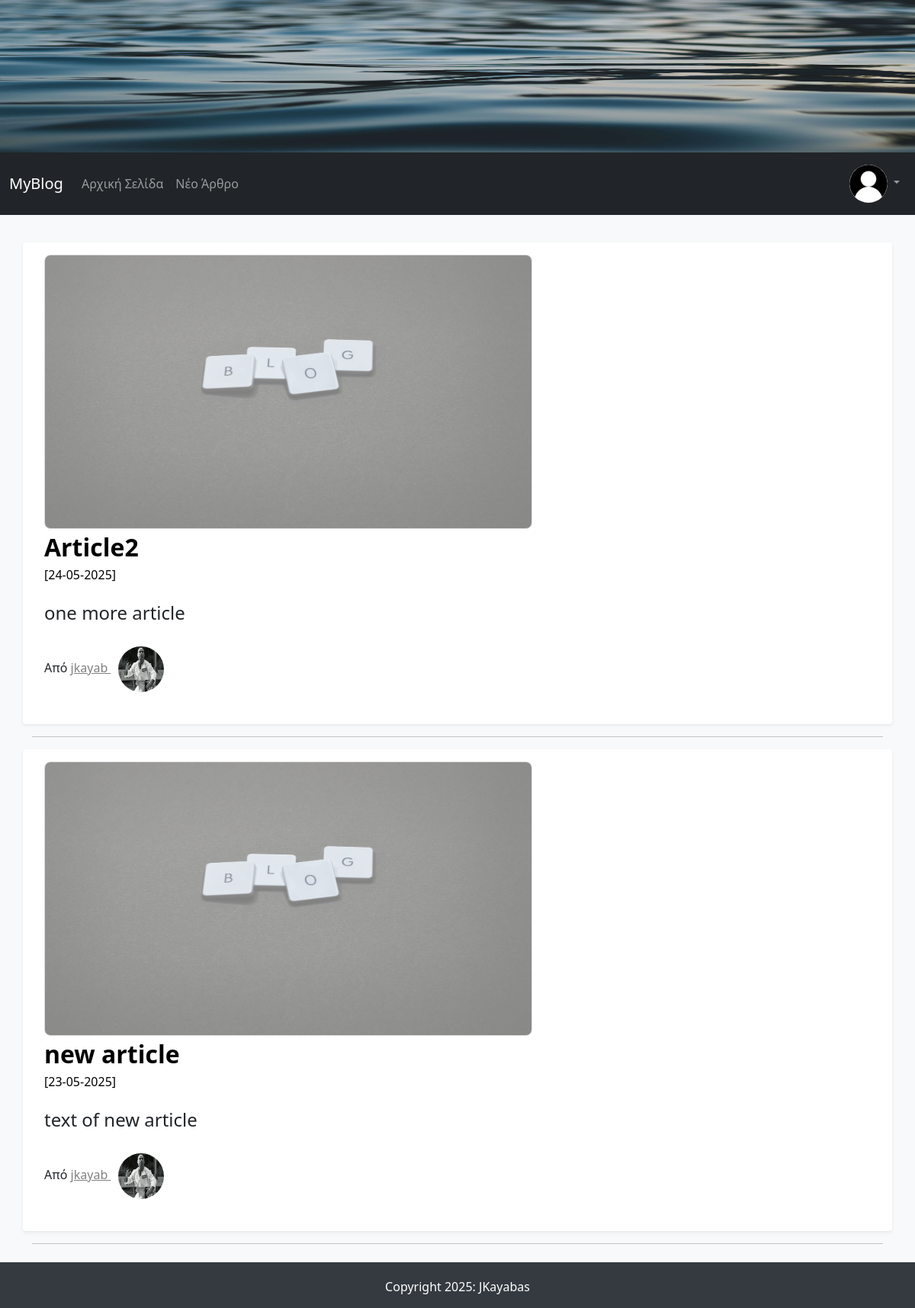
Screenshot of / (signed in) with the database file from the repository.
### FlaskBlogApp/models.py (models this page shows, shortened)
class User(db.Model, UserMixin):
    id = db.Column(db.Integer, primary_key=True)
    username = db.Column(db.String(15), unique=True, nullable=False)
    email = db.Column(db.String(150), unique=True, nullable=False)
    password = db.Column(db.String(36), nullable=False)
    profile_image = db.Column(db.String(30), default ='default_profile_image.jpg')
    articles = db.relationship('Article', backref='author', lazy=True)

class Article(db.Model):
    id = db.Column(db.Integer, primary_key = True)
    article_title = db.Column(db.String(50), nullable=False)
    article_body  = db.Column(db.Text(), nullable=False)
    article_image = db.Column(db.String(30), default ='default_article_image.jpg')
    date_created = db.Column(db.DateTime, nullable=False, default=datetime.utcnow)
    user_id = db.Column(db.Integer, db.ForeignKey('user.id'), nullable=False)

### FlaskBlogApp/routes.py (the view)
@app.route("/index/")
@app.route("/")
def root():
    articles = Article.query.order_by(Article.date_created.desc())
    return render_template("index.html", articles=articles)

### FlaskBlogApp/models.py (called while the page is built)
@login_manager.user_loader
def load_user(user_id):
    return User.query.get(int(user_id))

### FlaskBlogApp/templates/index.html (shortened to what this page needs)
{% extends "base.html" %}
{% block content %}
{% if articles %}
    {% for article in articles %}
        <div class="row my-3 p-3 bg-body rounded shadow-sm">
          <div class="col col-md-12">
            {% if article.article_image %}
              <img src="{{ url_for('static', filename='images/articles_images/'+article.article_image) }}" alt="" class="img-responsive a_image" width="640px" height="360px">
            {% endif %}
          </div>
          <div class="col col-md-12">
            <div class="main-article-title">
              <a class="article_title" href="{{ url_for('full_article',article_id=article.id) }}">{{ article.article_title | safe }}</a>
            </div>
            <small class="article_date">[{{ article.date_created.strftime('%d-%m-%Y') }}]</small>
            <p class="main-article-partial-text">
              {{ article.article_body | truncate(255) | safe }}
            </p>
            <p class="">Από
              <span>
                <a class="author-name" href="#"> {{ article.author.username }}
                  <img class="rounded-circle profile-image" alt="{{ article.author.username }}" src="{{ url_for('static', filename='images/profiles_images/'+article.author.profile_image) }}" data-holder-rendered="true" data-bs-toggle="tooltip" data-bs-placement="top" title="{{ article.author.username }}">
                </a>
              </span>
            </p>
          </div>
        </div>
        <hr>
    {% endfor %}
{% endif %}
{% endblock content %}

### FlaskBlogApp/templates/navbar.html (shortened to what this page needs)
<nav class="navbar navbar-expand-lg navbar-dark bg-dark">
  <div class="container-fluid">
    <a class="navbar-brand" href="/">MyBlog</a>
    <div class="collapse navbar-collapse" id="navbarNav">
      <ul class="navbar-nav me-auto mb-2 mb-lg-0">
        <li class="nav-item">
          <a class="nav-link" aria-current="page" href="/">Αρχική Σελίδα</a>
        </li>
        <li class="nav-item">
          <a class="nav-link" href="/new_article/">Νέο Άρθρο</a>
        </li>
      </ul>
      <ul class="nav navbar-nav navbar-right">
        {% if current_user.is_authenticated %}
          <li class="nav-item dropdown">
            <a class="nav-link dropdown-toggle" href="#" id="navbarDropdown" role="button"
               data-bs-toggle="dropdown" aria-expanded="false">
              <img class="rounded-circle navbar-profile-image" src="{{ url_for('static',
              filename='images/profiles_images/'+current_user.profile_image) }}" alt="{{current_user.username }}" data-holder-rendered="true" data-bs-toggle="tooltip" data-bs-placement="top" title='{{current_user.username }}'>
            </a>
          </li>
      </ul>
        {% endif %}
    </div>
  </div>
</nav>

### FlaskBlogApp/static/css/styles.css (style rules this page uses)
body { background-color: #f8f9fa; }
.main-article-title { font-size: 2em; font-weight: bold; text-decoration: none; color: black; }
.article_date,.article_date:hover { font-size: 1em; color: black; }
.main-article-partial-text,.main-article-full-text { font-size: 1.5em; margin-top: 20px; }
.author-name:link { color: gray; }
.article_title:link, .article_title:hover, .article_title:visited { text-decoration: none; color: black; }
.main-article-category:hover,.main-article-title:hover,.author-name { text-decoration: underline; color: black; }
.row { margin-top: 20px; }
.navbar-profile-image { width: 50px; height: 50px; }
.profile-image { width: 60px; height: 60px; margin: 10px; }
.a_image { border: 1px solid #ddd; border-radius: 8px; }

### rows the page displays
User: profile_image (placeholder picture)
Article: article_image (placeholder picture), article_title "Article2", date_created "24-05-2025", article_body "one more article", author.username "jkayab", profile_image (picture)
Article: article_image (placeholder picture), article_title "new article", date_created "23-05-2025", article_body "text of new article", author.username "jkayab", profile_image (picture)
